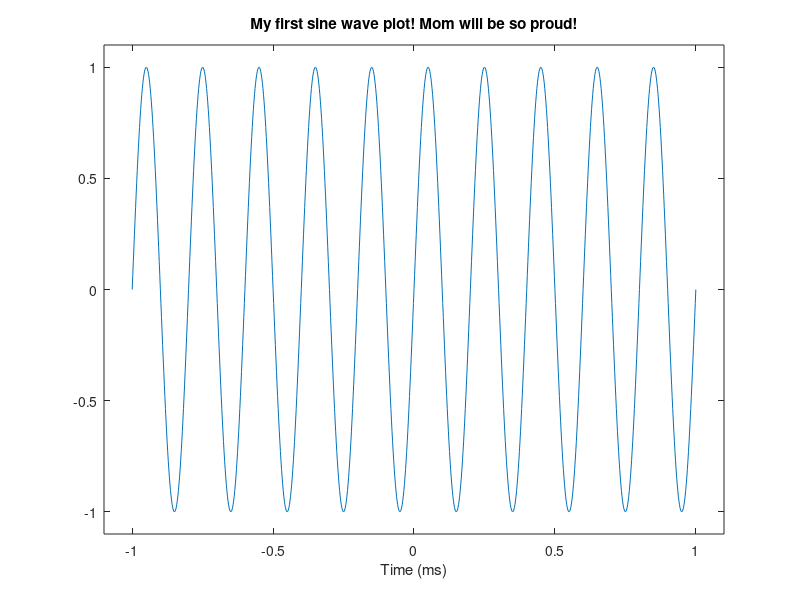
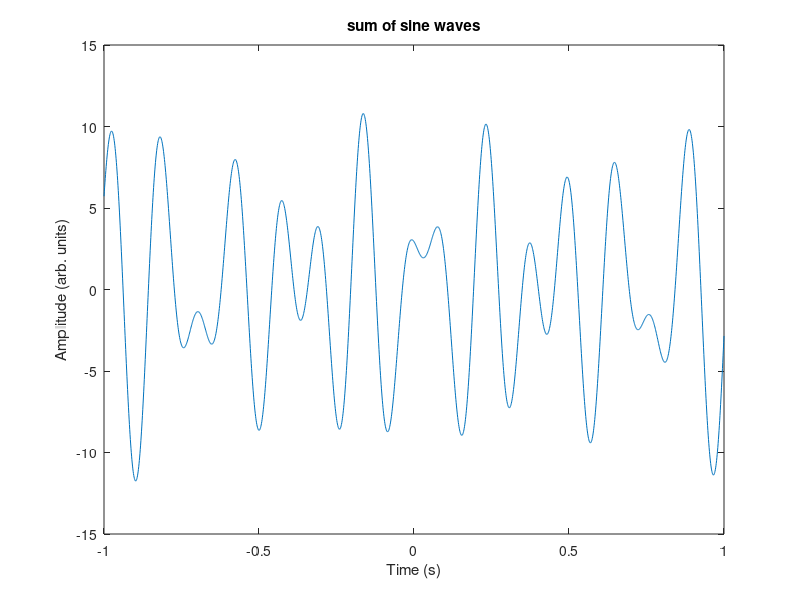
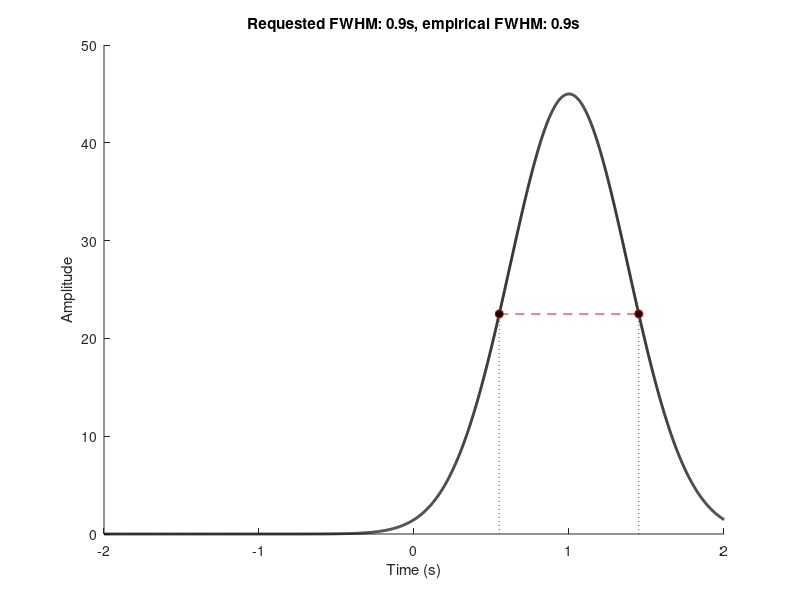
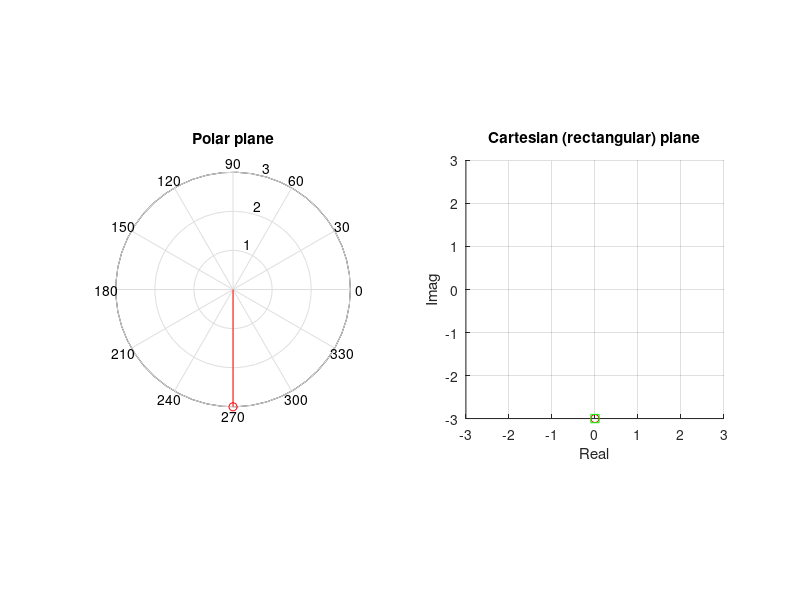

Write the MATLAB code that produced these figures, in order.
%%
%     COURSE: Solved challenges in neural time series analysis
%    SECTION: Simulating EEG data
%      VIDEO: The three important equations (sine, Gaussian, Euler's)
% Instructor: sincxpress.com
%
%%


%% intuition about sine waves

% define some variables
freq  = 5;    % frequency in Hz
srate = 500; % sampling rate in Hz
time  = -1:1/srate:1; % time vector in seconds
ampl  = 1;
phas  = 0;%pi/3;

% now create the sinewave
sinewave = ampl*sin(2*pi*freq*time + phas );

% now plot it!
figure(1), clf
plot(time,sinewave)

% optional prettification of the plot
set(gca,'xlim',[min(time-0.1) max(time) + 0.1],'ylim',[-1.1 1.1]*ampl); 
xlabel('Time (ms)')
title('My first sine wave plot! Mom will be so proud!')

%% the sum of sine waves can appear like a complicated time series

% create a few sine waves and sum

% define a sampling rate
srate = 1000;

% list some frequencies
frex = [ 4.8   6   7.5 ];

% list some random amplitudes... make sure there are the same number of
% amplitudes as there are frequencies!
amplit = [5 2 5 ];

% phases... list some random numbers between -pi and pi
phases = [  pi/7  pi/8  pi  pi/2  -pi/4 ];

% define time...
time = -1:1/srate:1;


% now we loop through frequencies and create sine waves
sine_waves = zeros(length(frex),length(time));
for fi=1:length(frex)
    sine_waves(fi,:) = amplit(fi) * sin(2*pi*time*frex(fi) + phases(fi));
end

% now plot the result
figure(2), clf
plot(time,sum(sine_waves))
title('sum of sine waves')
xlabel('Time (s)'), ylabel('Amplitude (arb. units)')


% now plot each wave separately
figure(3), clf
for fi=1:length(frex)
    subplot(length(frex),1,fi)
    plot(time, sine_waves(fi,:))
    axis([ time([1 end]) -max(amplit) max(amplit) ])
end

%% Gaussian

% simulation parameters
time  = -2:1/1000:2;
ptime = 1;  % peak time 
ampl  = 45; % amplitude
fwhm  = .9;

% Gaussian
gwin = ampl* exp(-(4*log(2)*(time-ptime).^2) / fwhm^2);

% empirical FWHM
gwinN   = gwin./max(gwin);
midp    = dsearchn(time',1);
pst5    = midp-1+dsearchn(gwinN(midp:end)',.5);
pre5    = dsearchn(gwinN(1:midp)',.5);
empfwhm = time(pst5) - time(pre5);


figure(3), clf, hold on
plot(time,gwin,'k','linew',2)
plot(time([pre5 pst5]),gwin([pre5 pst5]),'ro--','markerfacecolor','k')
plot(time([pre5 pre5]),[0 gwin(pre5)],'r:')
plot(time([pst5 pst5]),[0 gwin(pst5)],'r:')
title([ 'Requested FWHM: ' num2str(fwhm) 's, empirical FWHM: ' num2str(empfwhm) 's' ])
xlabel('Time (s)'), ylabel('Amplitude')

%% Euler's formula

M = 3;
k = 3*pi/2;

meik = M*exp(1i*k);

figure(4), clf
subplot(121)
polar([0 k],[0 M],'r'), hold on
polar(k, M,'ro')
title('Polar plane')


subplot(122), hold on
plot(meik,'ro')
plot(real(meik),imag(meik),'gs')
axis([-1 1 -1 1]*abs(meik))
axis square
xlabel('Real'), ylabel('Imag')
grid on
title('Cartesian (rectangular) plane')

%% done.
